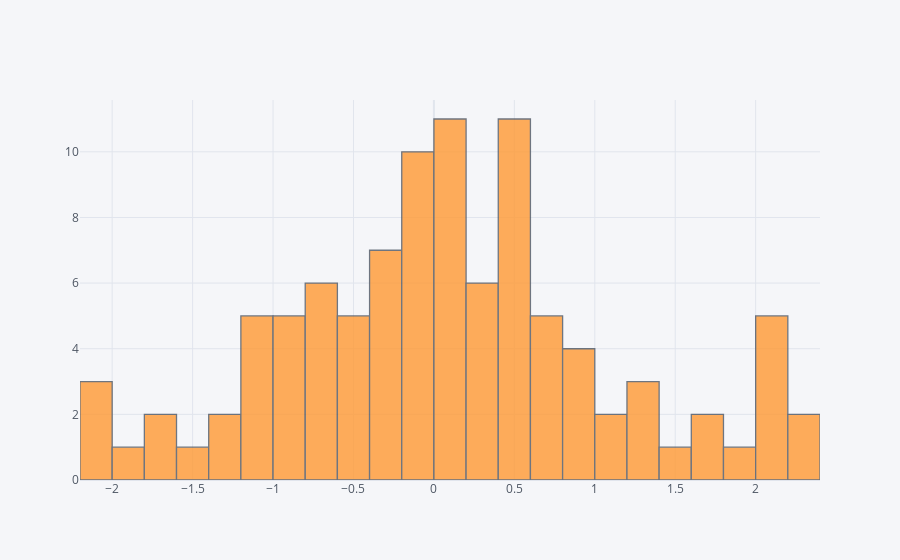

The code cell stored with this chart in its notebook:
### Code cell
df['a'].iplot(kind='hist' ,bins=25)

### Figure 1 — Plotly figure (JSON) as saved in the notebook; plotly's stock layout.template omitted (floating-point values rounded to 4 significant figures)
{"data": [{"histfunc": "count", "histnorm": "", "marker": {"color": "rgba(255, 153, 51, 1.0)", "line": {"color": "#4D5663", "width": 1.3}}, "name": "a", "nbinsx": 25, "opacity": 0.8, "orientation": "v", "type": "histogram", "x": [0.5242, 0.02147, -0.2521, 0.2478, -0.7912, -0.3542, -0.977, 0.2011, 1.307, -0.4837, -1.063, 0.3164, -0.6531, -0.2956, 1.103, 2.159, -0.2639, -1.175, -0.119, 2.021, 2.137, 0.3887, -1.291, 1.922, 1.26, 1.268, 0.134, -0.2715, 0.1812, -2.062, -0.7179, -0.1727, -0.1802, -0.3108, 0.8034, 0.4979, -0.05417, 0.7755, -2.008, 0.4385, 1.432, -1.012, -0.8001, -1.515, 0.1075, 0.07658, -0.4931, -0.9327, 2.389, -1.839, -0.0005392, -1.702, 2.349, 0.02498, -0.1283, -0.4463, -1.312, 0.5495, 0.4807, -0.5086, 0.1766, 0.7849, 2.075, 0.1645, -0.1152, 0.4662, 0.05494, 0.01767, 0.8591, -2.097, -0.4764, 0.9319, 0.4953, 0.5313, 0.01628, 0.4731, 2.16, -0.1079, -0.9779, 1.163, 0.9521, 0.5164, 0.231, -0.03542, 0.5742, 0.7378, 0.3856, 0.7451, -1.035, -0.7893, -1.179, -1.699, -0.1477, 1.677, -0.9261, -0.6609, 0.7683, -0.6441, -0.3275, 1.737]}], "layout": {"barmode": "overlay", "legend": {"bgcolor": "#F5F6F9", "font": {"color": "#4D5663"}}, "paper_bgcolor": "#F5F6F9", "plot_bgcolor": "#F5F6F9", "title": {"font": {"color": "#4D5663"}}, "xaxis": {"gridcolor": "#E1E5ED", "showgrid": true, "tickfont": {"color": "#4D5663"}, "title": {"font": {"color": "#4D5663"}, "text": ""}, "zerolinecolor": "#E1E5ED"}, "yaxis": {"gridcolor": "#E1E5ED", "showgrid": true, "tickfont": {"color": "#4D5663"}, "title": {"font": {"color": "#4D5663"}, "text": ""}, "zerolinecolor": "#E1E5ED"}}}
